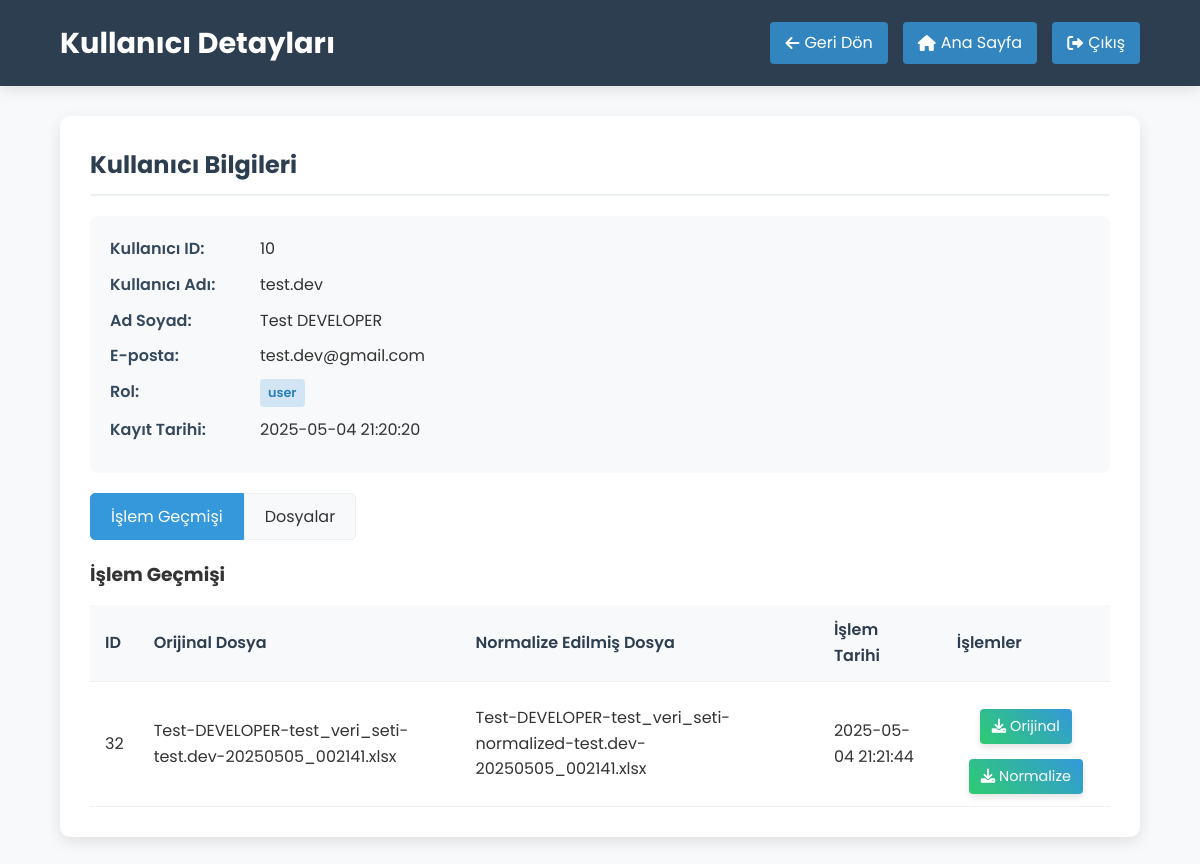
Page /admin/user/10 (signed in) on the committed database.
### tables this page shows
CREATE TABLE users (
            id INTEGER PRIMARY KEY AUTOINCREMENT,
            username TEXT UNIQUE NOT NULL,
            password TEXT NOT NULL,
            email TEXT UNIQUE NOT NULL,
            full_name TEXT NOT NULL,
            registration_date TIMESTAMP DEFAULT CURRENT_TIMESTAMP
        , role TEXT DEFAULT 'user');

CREATE TABLE user_operations (
            id INTEGER PRIMARY KEY AUTOINCREMENT,
            user_id INTEGER NOT NULL,
            original_file TEXT NOT NULL,
            normalized_file TEXT NOT NULL,
            operation_date TIMESTAMP DEFAULT CURRENT_TIMESTAMP,
            FOREIGN KEY (user_id) REFERENCES users (id)
        );

### app.py (the view, shortened to what this page needs)
@app.route('/admin/user/<int:user_id>')
@admin_required
def admin_view_user(user_id):
    conn = get_db_connection()
    user = conn.execute('SELECT * FROM users WHERE id = ?', (user_id,)).fetchone()
    conn.close()
    if not user:
        flash('Kullanıcı bulunamadı!', 'error')
        return redirect(url_for('admin_dashboard'))
    operations = get_user_operations_by_admin(user_id)
    user_files = []
    if os.path.exists(UPLOAD_FOLDER) and os.path.exists(NEW_CSV_FOLDER):
        username = user['username']
    user_files.sort(key=lambda x: x.get('date', ''), reverse=True)
    return render_template('admin_view_user.html', user=user, operations=operations, files=user_files)

### app.py (called while the page is built)
def get_db_connection():
    conn = sqlite3.connect(DATABASE)
    conn.row_factory = sqlite3.Row
    return conn

def admin_required(f):
    @wraps(f)
    def decorated_function(*args, **kwargs):
        if 'user_id' not in session:
            flash('Bu sayfaya erişmek için giriş yapmalısınız!', 'error')
            return redirect(url_for('login'))
        elif session.get('role') != 'admin':
            flash('Bu sayfaya erişim yetkiniz yok!', 'error')
            return redirect(url_for('index'))
        return f(*args, **kwargs)
    return decorated_function

def get_user_operations_by_admin(user_id):
    conn = get_db_connection()
    operations = conn.execute('SELECT * FROM user_operations WHERE user_id = ? ORDER BY operation_date DESC', (user_id,)).fetchall()
    conn.close()
    return operations

### templates/admin_view_user.html (shortened to what this page needs)
<!DOCTYPE html>
<html lang="tr">
<head>
    <link rel="stylesheet" href="{{ url_for('static', filename='style.css') }}">
    <link rel="stylesheet" href="https://cdnjs.cloudflare.com/ajax/libs/font-awesome/6.0.0-beta3/css/all.min.css">
</head>
<body>
    <div class="ai-background">
</div>
    <header class="admin-header">
        <div class="admin-header-container">
            <div class="admin-title">
                <h1>Kullanıcı Detayları</h1>
            </div>
            <div class="admin-actions">
                <a href="{{ url_for('admin_dashboard') }}" class="admin-btn">
                    <i class="fas fa-arrow-left"></i> Geri Dön
                </a>
                <a href="{{ url_for('index') }}" class="admin-btn">
                    <i class="fas fa-home"></i> Ana Sayfa
                </a>
                <a href="{{ url_for('logout') }}" class="admin-btn">
                    <i class="fas fa-sign-out-alt"></i> Çıkış
                </a>
            </div>
        </div>
    </header>
    <div class="admin-container">
        <div class="admin-panel">
            <h2>Kullanıcı Bilgileri</h2>
            <div class="user-info">
                <div class="info-row">
                    <div class="info-label">Kullanıcı ID:</div>
                    <div class="info-value">{{ user.id }}</div>
                </div>
                <div class="info-row">
                    <div class="info-label">Kullanıcı Adı:</div>
                    <div class="info-value">{{ user.username }}</div>
                </div>
                <div class="info-row">
                    <div class="info-label">Ad Soyad:</div>
                    <div class="info-value">{{ user.full_name }}</div>
                </div>
                <div class="info-row">
                    <div class="info-label">E-posta:</div>
                    <div class="info-value">{{ user.email }}</div>
                </div>
                <div class="info-row">
                    <div class="info-label">Rol:</div>
                    <div class="info-value">
                        <span class="user-role {% if user.role == 'admin' %}role-admin{% else %}role-user{% endif %}">
                            {{ user.role }}
                        </span>
                    </div>
                </div>
                <div class="info-row">
                    <div class="info-label">Kayıt Tarihi:</div>
                    <div class="info-value">{{ user.registration_date }}</div>
                </div>
            </div>
            <div class="tabs">
                <div class="tab active" data-tab="operations">İşlem Geçmişi</div>
                <div class="tab" data-tab="files">Dosyalar</div>
            </div>
            <div class="tab-content active" id="operations-tab">
                <h3>İşlem Geçmişi</h3>
                {% if operations %}
                    <table class="admin-table">
                        <thead>
                            <tr>
                                <th>ID</th>
                                <th>Orijinal Dosya</th>
                                <th>Normalize Edilmiş Dosya</th>
                                <th>İşlem Tarihi</th>
                                <th>İşlemler</th>
                            </tr>
                        </thead>
                        <tbody>
                            {% for operation in operations %}
                                <tr>
                                    <td>{{ operation.id }}</td>
                                    <td>{{ operation.original_file }}</td>
                                    <td>{{ operation.normalized_file }}</td>
                                    <td>{{ operation.operation_date }}</td>
                                    <td>
                                        <a href="{{ url_for('admin_download_file', file_path='uploads/' + operation.original_file) }}" class="btn-download">
                                            <i class="fas fa-download"></i> Orijinal
                                        </a>
                                        <a href="{{ url_for('admin_download_file', file_path='new_csv/' + operation.normalized_file) }}" class="btn-download">
                                            <i class="fas fa-download"></i> Normalize
                                        </a>
                                    </td>
                                </tr>
                            {% endfor %}
                        </tbody>
                    </table>
                {% else %}
                    <div class="no-data">
                        <p>Bu kullanıcının henüz bir işlem geçmişi bulunmuyor.</p>
                    </div>
                {% endif %}
            </div>
        </div>
    </div>
</body>
</html>

### static/style.css (style rules this page uses)
* { margin: 0; padding: 0; box-sizing: border-box; font-family: 'Roboto', sans-serif; }
body { background-color: #f5f5f5; color: #333; line-height: 1.6; }
header { background-color: #2c3e50; color: white; padding: 15px 0; box-shadow: 0 2px 5px rgba(0, 0, 0, 0.1); }
.btn-download { display: inline-block; background-color: #2ecc71; color: white; text-decoration: none; padding: 8px 15px; border-radius: 4px; margin-top: 10px; transition: background-color 0.3s; }
table { width: 100%; border-collapse: collapse; margin-top: 10px; }
table th, table td { padding: 10px; text-align: left; border-bottom: 1px solid #ddd; }
table th { background-color: #f2f2f2; font-weight: 600; }
* { margin: 0; padding: 0; box-sizing: border-box; font-family: 'Poppins', sans-serif; }
body { background-color: #f8f9fa; color: #333; line-height: 1.6; position: relative; overflow-x: hidden; }
.ai-background { position: fixed; top: 0; left: 0; width: 100%; height: 100%; overflow: hidden; z-index: -1; }
header { background-color: rgba(18, 38, 71, 0.95); color: white; padding: 15px 0; box-shadow: 0 4px 15px rgba(0, 0, 0, 0.1); position: sticky; top: 0; z-index: 100; }
.btn-download { display: inline-block; background: linear-gradient(45deg, #2ecc71, #3498db); color: white; text-decoration: none; padding: 10px 20px; border-radius: 6px; margin-top: 15px; transition: all 0.3s ease; box-shadow: 0 4px 6px rgba(0, 0, 0, 0.1); }
table { width: 100%; border-collapse: collapse; margin-top: 15px; }
table th, table td { padding: 12px 10px; text-align: left; border-bottom: 1px solid #ecf0f1; }
table th { background-color: #f8f9fa; font-weight: 600; color: #2c3e50; }
table tbody tr td:last-child { text-align: center; }

### templates/admin_view_user.html (style rules this page uses)
.admin-header { background-color: #2c3e50; color: white; padding: 20px 0; margin-bottom: 30px; }
.admin-header-container { display: flex; justify-content: space-between; align-items: center; width: 90%; max-width: 1200px; margin: 0 auto; }
.admin-title h1 { font-size: 1.8rem; margin: 0; }
.admin-actions { display: flex; gap: 15px; }
.admin-btn { background-color: rgba(52, 152, 219, 0.8); color: white; text-decoration: none; padding: 8px 15px; border-radius: 4px; display: inline-flex; align-items: center; transition: all 0.3s; }
.admin-btn i { margin-right: 5px; }
.admin-container { width: 90%; max-width: 1200px; margin: 0 auto; }
.admin-panel { background-color: white; border-radius: 10px; padding: 30px; box-shadow: 0 5px 15px rgba(0, 0, 0, 0.1); margin-bottom: 30px; }
.admin-panel h2 { color: #2c3e50; margin-top: 0; margin-bottom: 20px; padding-bottom: 10px; border-bottom: 2px solid #ecf0f1; }
.user-info { background-color: #f8f9fa; border-radius: 8px; padding: 20px; margin-bottom: 20px; }
.user-info .info-row { display: flex; margin-bottom: 10px; }
.user-info .info-label { width: 150px; font-weight: 600; color: #34495e; }
.user-info .info-value { flex: 1; }
.user-role { display: inline-block; padding: 4px 8px; border-radius: 4px; font-size: 0.8rem; font-weight: 600; }
.role-user { background-color: rgba(52, 152, 219, 0.2); color: #2980b9; }
.admin-table { width: 100%; border-collapse: collapse; }
.admin-table th, .admin-table td { padding: 12px 15px; text-align: left; border-bottom: 1px solid #ecf0f1; }
.admin-table th { background-color: #f8f9fa; font-weight: 600; color: #2c3e50; }
.btn-download { display: inline-block; background-color: rgba(52, 152, 219, 0.8); color: white; text-decoration: none; padding: 6px 12px; border-radius: 4px; font-size: 0.9rem; transition: all 0.3s; }
.tabs { display: flex; margin-bottom: 20px; }
.tab { padding: 10px 20px; background-color: #f8f9fa; border: 1px solid #ecf0f1; cursor: pointer; transition: all 0.3s; }
.tab:first-child { border-top-left-radius: 5px; border-bottom-left-radius: 5px; }
.tab:last-child { border-top-right-radius: 5px; border-bottom-right-radius: 5px; }
.tab.active { background-color: #3498db; color: white; border-color: #3498db; }
.tab-content { display: none; }
.tab-content.active { display: block; }

### rows in the picture
users: id "10", username "test.dev", full_name "Test DEVELOPER", email "test.dev@gmail.com", role "user", registration_date "2025-05-04 21:20:20"
user_operations: id "32", original_file "Test-DEVELOPER-test_veri_seti-test.dev-20250505_002141.xlsx", normalized_file "Test-DEVELOPER-test_veri_seti-normalized-test.dev-20250505_002141.xlsx", operation_date "2025-05-04 21:21:44"
